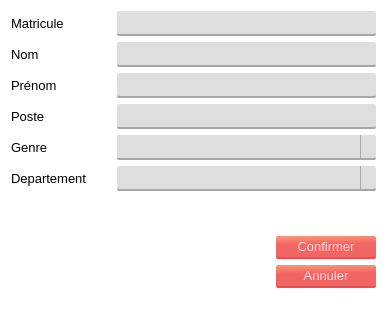
<?xml version="1.0" encoding="UTF-8"?>
<ui version="4.0">
 <class>Dialog</class>
 <widget class="QDialog" name="Dialog">
  <property name="geometry">
   <rect>
    <x>0</x>
    <y>0</y>
    <width>387</width>
    <height>333</height>
   </rect>
  </property>
  <property name="windowTitle">
   <string>Dialog</string>
  </property>
  <property name="styleSheet">
   <string notr="true">*{
	font: 10pt;
}
#Dialog{
	
	background-color: rgb(255, 255, 255);
	font: 10pt;
}

.QPushButton{
	border-radius: 2;
	background-color: qlineargradient(spread:pad, x1:0.548, y1:1, x2:0.469455, y2:0, stop:0.627119 rgba(242, 101, 101, 255), stop:1 rgba(255, 146, 117, 255));
	border-bottom: 2px solid;
	border-bottom-color:rgb(221, 83, 83);
	padding: 3px 16px;
	color:rgb(255, 221, 221);	
	font: 10pt;
}
.QPushButton:pressed{
	background-color: rgb(220, 91, 91);
	border-bottom-color: rgb(194, 73, 73);
}

.QLineEdit, .QTextEdit{
	border-radius: 2;
	border-bottom: 2px solid rgb(166, 166, 166);
	font: 10pt;
	padding: 3px 6px;
	
	background-color:rgb(222, 222, 222);
}

.QComboBox{
	border-radius: 2;
	background-color:rgb(222, 222, 222);
	border: none;
	padding: 3px 6px;
	border-bottom: 2px solid rgb(166, 166, 166);
}
.QComboBox::drop-down{
	 subcontrol-origin: padding;
    subcontrol-position: top right;
	
	border-left-width: 1px;
    border-left-color: darkgray;
    border-left-style: solid;
}
QComboBox:!editable:on, QComboBox::drop-down:editable:on {
    background: qlineargradient(x1: 0, y1: 0, x2: 0, y2: 1,
                                stop: 0 #D3D3D3, stop: 0.4 #D8D8D8,
                                stop: 0.5 #DDDDDD, stop: 1.0 #E1E1E1);
}</string>
  </property>
  <layout class="QGridLayout" name="gridLayout">
   <item row="1" column="1">
    <widget class="QPushButton" name="confirmer_button">
     <property name="maximumSize">
      <size>
       <width>100</width>
       <height>16777215</height>
      </size>
     </property>
     <property name="text">
      <string>Confirmer</string>
     </property>
    </widget>
   </item>
   <item row="0" column="0" colspan="2">
    <layout class="QFormLayout" name="formLayout">
     <item row="0" column="0">
      <widget class="QLabel" name="label">
       <property name="minimumSize">
        <size>
         <width>100</width>
         <height>0</height>
        </size>
       </property>
       <property name="text">
        <string>Matricule</string>
       </property>
      </widget>
     </item>
     <item row="0" column="1">
      <widget class="QLineEdit" name="mat"/>
     </item>
     <item row="1" column="0">
      <widget class="QLabel" name="label_2">
       <property name="minimumSize">
        <size>
         <width>100</width>
         <height>0</height>
        </size>
       </property>
       <property name="text">
        <string>Nom</string>
       </property>
      </widget>
     </item>
     <item row="1" column="1">
      <widget class="QLineEdit" name="nom"/>
     </item>
     <item row="2" column="0">
      <widget class="QLabel" name="label_3">
       <property name="minimumSize">
        <size>
         <width>100</width>
         <height>0</height>
        </size>
       </property>
       <property name="text">
        <string>Prénom</string>
       </property>
      </widget>
     </item>
     <item row="2" column="1">
      <widget class="QLineEdit" name="prenom"/>
     </item>
     <item row="3" column="0">
      <widget class="QLabel" name="label_6">
       <property name="minimumSize">
        <size>
         <width>100</width>
         <height>0</height>
        </size>
       </property>
       <property name="text">
        <string>Poste</string>
       </property>
      </widget>
     </item>
     <item row="3" column="1">
      <widget class="QLineEdit" name="poste"/>
     </item>
     <item row="4" column="0">
      <widget class="QLabel" name="label_5">
       <property name="minimumSize">
        <size>
         <width>100</width>
         <height>0</height>
        </size>
       </property>
       <property name="text">
        <string>Genre</string>
       </property>
      </widget>
     </item>
     <item row="4" column="1">
      <widget class="QComboBox" name="combo_genre"/>
     </item>
     <item row="6" column="1">
      <spacer name="verticalSpacer">
       <property name="orientation">
        <enum>Qt::Vertical</enum>
       </property>
       <property name="sizeHint" stdset="0">
        <size>
         <width>20</width>
         <height>40</height>
        </size>
       </property>
      </spacer>
     </item>
     <item row="5" column="1">
      <widget class="QComboBox" name="combo_dep"/>
     </item>
     <item row="5" column="0">
      <widget class="QLabel" name="label_7">
       <property name="minimumSize">
        <size>
         <width>100</width>
         <height>0</height>
        </size>
       </property>
       <property name="text">
        <string>Departement</string>
       </property>
      </widget>
     </item>
    </layout>
   </item>
   <item row="2" column="1">
    <widget class="QPushButton" name="pushButton_2">
     <property name="maximumSize">
      <size>
       <width>100</width>
       <height>16777215</height>
      </size>
     </property>
     <property name="text">
      <string>Annuler</string>
     </property>
    </widget>
   </item>
   <item row="3" column="1">
    <spacer name="verticalSpacer_2">
     <property name="orientation">
      <enum>Qt::Vertical</enum>
     </property>
     <property name="sizeHint" stdset="0">
      <size>
       <width>20</width>
       <height>40</height>
      </size>
     </property>
    </spacer>
   </item>
  </layout>
 </widget>
 <resources/>
 <connections>
  <connection>
   <sender>pushButton_2</sender>
   <signal>clicked()</signal>
   <receiver>Dialog</receiver>
   <slot>close()</slot>
   <hints>
    <hint type="sourcelabel">
     <x>303</x>
     <y>227</y>
    </hint>
    <hint type="destinationlabel">
     <x>85</x>
     <y>219</y>
    </hint>
   </hints>
  </connection>
 </connections>
</ui>
